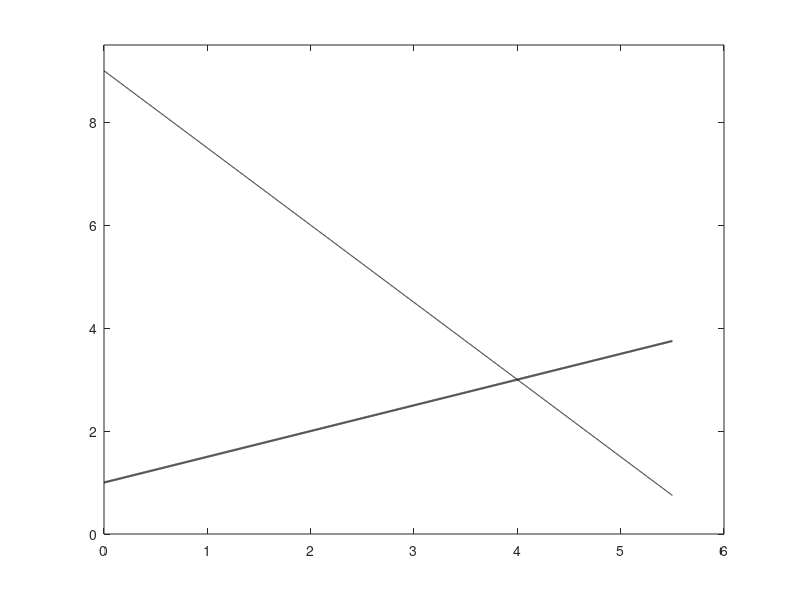
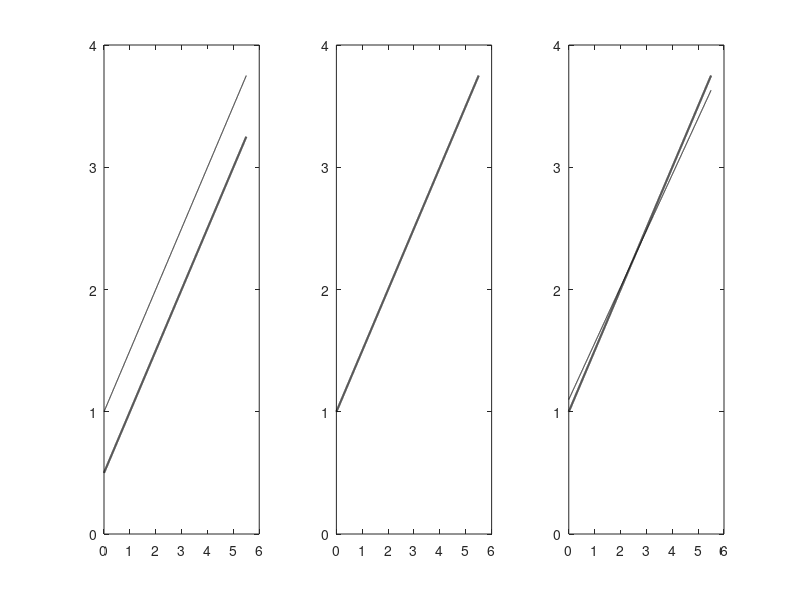

These charts were generated, in order, by the following MATLAB code:
clear all; clc; close all;

x=0:0.001:5.5;

y1=-3/2*x+9;
y2=1/2*x+1;


figure,plot(x,y1,'-k',x,y2,'-k','LineWidth',1.5)
xlim([0 6])
ylim([0 9.5])

y3=1/2*x+1;
y4=1/2*x+1/2;

y5=2.3/5*x+1.1;
y6=1/2*x+1;

figure
subplot(131)
plot(x,y3,'-k',x,y4,'-k','LineWidth',1.5)
xlim([0 6])
ylim([0 4])
subplot(132)
plot(x,y3,'-k','LineWidth',1.5)
xlim([0 6])
ylim([0 4])
subplot(133)
plot(x,y5,'-k',x,y6,'-k','LineWidth',1.5)
xlim([0 6])
ylim([0 4])